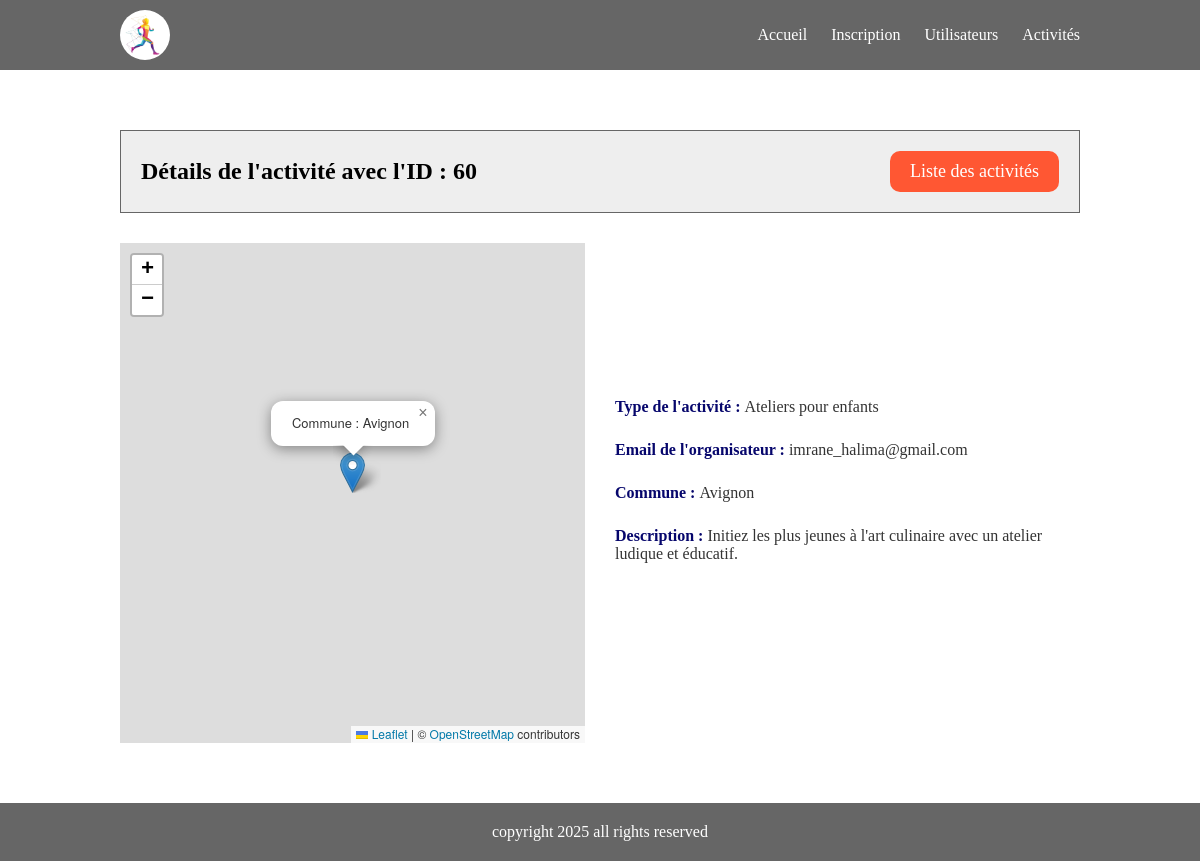
The page /?page=activite_details&id=60 on the database its author committed.
### tables this page shows
CREATE TABLE IF NOT EXISTS activites (
  idActivite int NOT NULL AUTO_INCREMENT,
  mailOrganisateur varchar(50) NOT NULL,
  typeActivite varchar(30) NOT NULL,
  commune varchar(30) NOT NULL,
  descriptif varchar(255) NOT NULL,
  date date NOT NULL,
  longitude decimal(10,8) DEFAULT NULL,
  latitude decimal(10,8) DEFAULT NULL,
  PRIMARY KEY (idActivite),
  FOREIGN KEY (mailOrganisateur) REFERENCES utilisateurs (Adressemail),
  FOREIGN KEY (typeActivite) REFERENCES typesactivite (typeActivite)
);

### pages/detailsActivite.php (the view, shortened to what this page needs)
<?php
    $stmt = $pdo->query("select * from activites where idActivite = ".$_GET['id']);
    $stmt->execute();
    $activite = $stmt->fetch(PDO::FETCH_ASSOC);
?>
<main class="details_activite">
    <div class="container">
        <div class="header_details_activite">
            <h2>Détails de l'activité avec l'ID : <?php echo $_GET['id']?></h2>
            <a href="?page=liste_activites" class="boutton_liste_activites">Liste des activités</a>
        </div>
        <div class="diviseur">
            <div class="col_map">
                <div class="map" id="map"></div>
            </div>
            <div class="col_infos">
                <p><span>Type de l'activité : </span><?php echo $activite['typeActivite']?></p>
                <p><span>Email de l'organisateur : </span><?php echo $activite['mailOrganisateur']?></p>
                <p><span>Commune : </span><?php echo $activite['commune']?></p>
                <p><span>Description : </span><?php echo $activite['descriptif']?></p>
            </div>
        </div>
    </div>
</main>

### style/style.css (style rules this page uses)
* { margin: 0; padding: 0; box-sizing: border-box; }
a { text-decoration: none; color: black; cursor: pointer; }
.container { width: 960px; margin: 0 auto; }
main { padding: 60px 0; min-height: 75vh; }
main.liste_activites .header_liste_activites, main.details_activite .header_details_activite, main.inscription .header_inscription, main.liste_utilisateurs .header_liste_utilisateurs, main.ajouter_activite .header_ajouter_activite, main.ajouter_type_activite .header_ajouter_type_activite { display: flex; justify-content: space-between; align-items: center; margin-bottom: 30px; padding: 20px; border: 1px solid #666; background-color: #eee; }
main.liste_activites .header_liste_activites a, main.details_activite .header_details_activite a, main.inscription .header_inscription a, main.liste_utilisateurs .header_liste_utilisateurs a, main.ajouter_activite .header_ajouter_activite a, main.ajouter_type_activite .header_ajouter_type_activite a { display: block; font-size: 18px; padding: 10px 20px; border-radius: 10px; color: white; background-color: #ff5733; }
main.details_activite .diviseur, main.ajouter_activite .diviseur { display: flex; align-items: center; gap: 30px; }
main.details_activite .diviseur .col_map, main.ajouter_activite .diviseur .col_map { width: 50%; }
main.details_activite .diviseur .col_map .map, main.ajouter_activite .diviseur .col_map .map { width: 100%; height: 500px; }
main.details_activite .diviseur .col_infos p { font-size: 16px; margin-bottom: 25px; color: #333 }
main.details_activite .diviseur .col_infos p span { color: rgb(6, 6, 108); font-weight: bold; }
main.details_activite .diviseur .col_infos, main.ajouter_activite .diviseur .col_infos { width: 50%; }

### rows shown on the page
activites: typeActivite "Ateliers pour enfants", mailOrganisateur "imrane_halima@gmail.com", commune "Avignon", descriptif "Initiez les plus jeunes à l'art culinaire avec un atelier ludique et éducatif."

### other values the page prints
$_GET['id'] "60"
